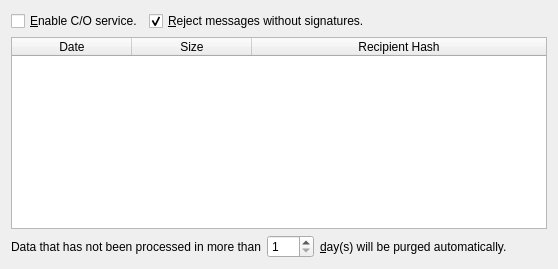
              <widget class="QWidget" name="tab_6">
               <attribute name="title">
                <string>&amp;C/O</string>
               </attribute>
               <layout class="QVBoxLayout" name="verticalLayout_30">
                <item>
                 <layout class="QHBoxLayout" name="horizontalLayout_19">
                  <item>
                   <widget class="QCheckBox" name="postofficeCheckBox">
                    <property name="text">
                     <string>&amp;Enable C/O service.</string>
                    </property>
                   </widget>
                  </item>
                  <item>
                   <widget class="QCheckBox" name="coAcceptSigned">
                    <property name="text">
                     <string>&amp;Reject messages without signatures.</string>
                    </property>
                    <property name="checked">
                     <bool>true</bool>
                    </property>
                   </widget>
                  </item>
                  <item>
                   <spacer name="horizontalSpacer_18">
                    <property name="orientation">
                     <enum>Qt::Horizontal</enum>
                    </property>
                    <property name="sizeHint" stdset="0">
                     <size>
                      <width>40</width>
                      <height>20</height>
                     </size>
                    </property>
                   </spacer>
                  </item>
                 </layout>
                </item>
                <item>
                 <widget class="QTableWidget" name="postoffice">
                  <property name="alternatingRowColors">
                   <bool>true</bool>
                  </property>
                  <property name="selectionMode">
                   <enum>QAbstractItemView::SingleSelection</enum>
                  </property>
                  <property name="selectionBehavior">
                   <enum>QAbstractItemView::SelectRows</enum>
                  </property>
                  <property name="horizontalScrollMode">
                   <enum>QAbstractItemView::ScrollPerPixel</enum>
                  </property>
                  <property name="sortingEnabled">
                   <bool>true</bool>
                  </property>
                  <attribute name="horizontalHeaderDefaultSectionSize">
                   <number>120</number>
                  </attribute>
                  <attribute name="horizontalHeaderStretchLastSection">
                   <bool>true</bool>
                  </attribute>
                  <column>
                   <property name="text">
                    <string>Date</string>
                   </property>
                  </column>
                  <column>
                   <property name="text">
                    <string>Size</string>
                   </property>
                  </column>
                  <column>
                   <property name="text">
                    <string>Recipient Hash</string>
                   </property>
                  </column>
                 </widget>
                </item>
                <item>
                 <layout class="QHBoxLayout" name="horizontalLayout_37">
                  <item>
                   <widget class="QLabel" name="label_27">
                    <property name="text">
                     <string>Data that has not been processed in more than</string>
                    </property>
                   </widget>
                  </item>
                  <item>
                   <widget class="QSpinBox" name="days">
                    <property name="minimum">
                     <number>1</number>
                    </property>
                    <property name="maximum">
                     <number>366</number>
                    </property>
                   </widget>
                  </item>
                  <item>
                   <widget class="QLabel" name="label_28">
                    <property name="text">
                     <string>&amp;day(s) will be purged automatically.</string>
                    </property>
                    <property name="buddy">
                     <cstring>days</cstring>
                    </property>
                   </widget>
                  </item>
                  <item>
                   <spacer name="horizontalSpacer_31">
                    <property name="orientation">
                     <enum>Qt::Horizontal</enum>
                    </property>
                    <property name="sizeHint" stdset="0">
                     <size>
                      <width>40</width>
                      <height>20</height>
                     </size>
                    </property>
                   </spacer>
                  </item>
                 </layout>
                </item>
               </layout>
              </widget>
